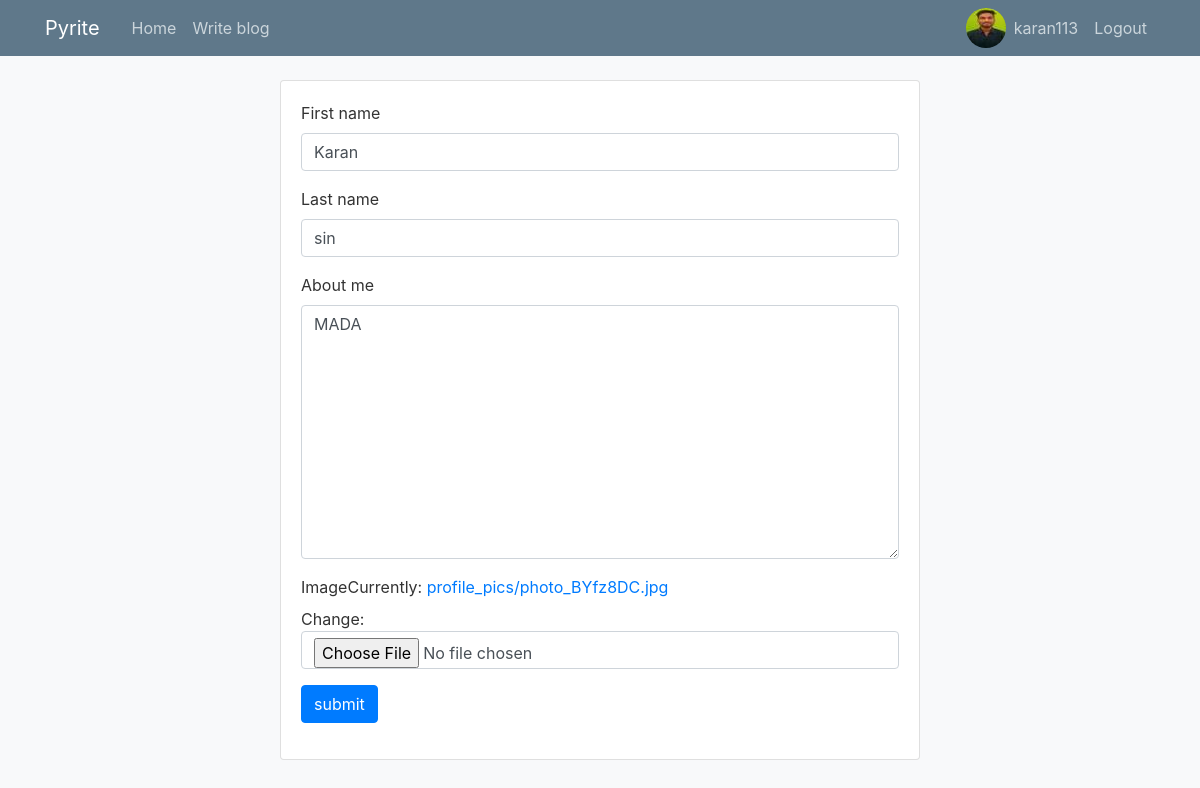
Screenshot of /user/edit_profile/ (signed in) with the database file from the repository.
### users/models.py (models this page shows, shortened)
class Profile(models.Model):
    user=models.ForeignKey(User,on_delete=models.CASCADE)
    first_name=models.CharField(max_length=50,null=True)
    last_name=models.CharField(max_length=50,null=True)
    email_id=models.EmailField(null=True)
    image=models.ImageField(default='profile.PNG',upload_to='profile_pics/',null=True)
    avatar=models.ImageField(default='avatar.PNG',upload_to='temp/')
    about_me=models.TextField(null=True)#image=models.ImageField(upload_to='temp')

### users/views.py (the view)
# urls.py: path('edit_profile/',views.edit_profile),
@login_required
def edit_profile(request):
    username=request.user.username
    l=Profile.objects.all()
    tid=0
    user=l[0]
    avtar=''
    for i in l:
        if i.user.username==username:
            tid=i.id
            user=i
    first_name=user.first_name
    avtar=user.avatar
    if request.method == 'POST':
        form = EditProfileForm(request.POST,request.FILES,instance=user)
        if form.is_valid():
            form.save(commit=False)
            user.first_name=form.cleaned_data['first_name']
            user.last_name=form.cleaned_data['last_name']
            user.image=form.cleaned_data['image']
            print ("------+++++++++++------",form.cleaned_data['image'])
            print (request.FILES)
            user.avatar=form.cleaned_data['image']
            user.about_me=form.cleaned_data['about_me']
            user.save()
            messages.success(request,"Profile Updated Successfully")
            return redirect('home')
        else:
            pass
    else:
        form=EditProfileForm(instance=user)
    return render(request, "users/edit_profile.html",{'form':form,'avatar':avtar})

### users/forms.py
class EditProfileForm(ModelForm):
    class Meta:
        model=Profile
        fields=['first_name','last_name','about_me','image']

### templates/users/edit_profile.html (shortened to what this page needs)
{% extends 'blog/base.html' %}
{% load bootstrap4 %}
{% block content%}
<div class="bg">
    <div class="card" style="width: 40rem;">
    <div class="card-body">
    <form class="form-horizonal" name="uploadform" enctype="multipart/form-data" method="post">
      {% bootstrap_form form %}
      {% buttons %}
      <button type="submit" class="btn btn-primary">
        submit
      </button>
    {% endbuttons %}
    </form>
  </div>
</div>
</div>
{% endblock %}

### templates/blog/base.html (shortened to what this page needs)
{% load bootstrap4 %}
{% bootstrap_css %}
<!DOCTYPE html>
<html lang="en">
<head>
  <link rel="stylesheet" href="https://cdnjs.cloudflare.com/ajax/libs/font-awesome/4.7.0/css/font-awesome.min.css">
  <link rel="stylesheet" href="https://stackpath.bootstrapcdn.com/bootstrap/4.3.1/css/bootstrap.min.css"></link>
</head>
<body class="bg-light">
<header class="site-header">
    <nav class="navbar navbar-expand-md navbar-dark bg-steel fixed-top">
      <div class="container">
        <a class="navbar-brand mr-4" href="/home">Pyrite</a>
        <div class="collapse navbar-collapse" id="navbarToggle">
          <div class="navbar-nav mr-auto">
            <a class="nav-item nav-link" href="/home">Home</a>
            <a class="nav-item nav-link" href="/addblog">Write blog</a>
          </div>
          <div class="navbar-nav">
            <img src="{{avatar.url}}" class="rounded-circle">
            <a class="nav-item nav-link" href="/user/myprofile">{{user.username}}</a>
            <a class="nav-item nav-link" href="/logout">Logout</a>
          </div>
        </div>
      </div>
    </nav>
  </header>
              {% block content %} {% endblock %}
</body>
</html>

### templates/blog/base.html (style rules this page uses)
.card { margin: 0 auto; float: none; margin-bottom: 10px; }
body { background: #fafafa; color: #333333; margin-top: 5rem; }
.bg-steel { background-color: #5f788a; }
.site-header .navbar-nav .nav-link { color: #cbd5db; }

### rows the page displays
Profile: first_name "Karan", last_name "sin", about_me "MADA"

### other values shown
{{ user.username }} "karan113"
